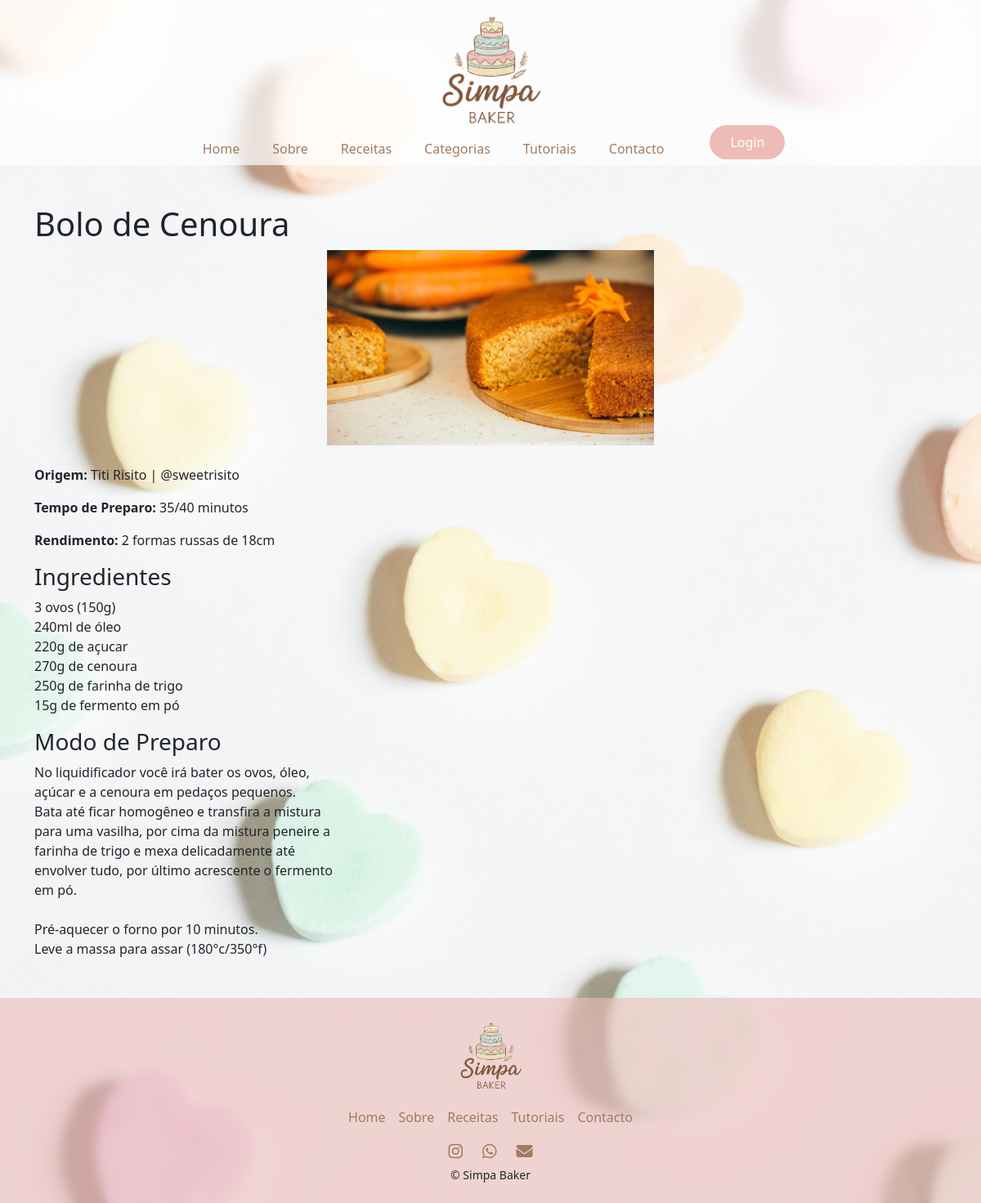
Screenshot of /Pages/ver-receita.php?id=1 with the database file from the repository.
### tables this page shows
CREATE TABLE `receitas` (
  `id` int NOT NULL AUTO_INCREMENT,
  `titulo` varchar(255) NOT NULL,
  `ingredientes` text NOT NULL,
  `modo_preparo` text NOT NULL,
  `tempo_preparo` varchar(50) DEFAULT NULL,
  `rendimento` varchar(50) DEFAULT NULL,
  `origem` varchar(255) DEFAULT NULL,
  `categoria_id` int DEFAULT NULL,
  `utilizador_id` int DEFAULT NULL,
  `imagem` varchar(255) DEFAULT NULL,
  PRIMARY KEY (`id`),
  KEY `categoria_id` (`categoria_id`),
  KEY `fk_receitas_utilizador` (`utilizador_id`),
  CONSTRAINT `fk_receitas_utilizador` FOREIGN KEY (`utilizador_id`) REFERENCES `utilizadores` (`id`),
  CONSTRAINT `receitas_ibfk_1` FOREIGN KEY (`categoria_id`) REFERENCES `categoria` (`id`)
);

### Pages/ver-receita.php (the view)
<?php
require '../Config/database.php';
$id = $_GET['id'];
$sql = "SELECT * FROM receitas WHERE id = :id";
$stmt = $pdo->prepare($sql);
$stmt->execute([
    'id' => $id
]);
$receita = $stmt->fetch(PDO::FETCH_ASSOC);
?>
<?php include 'content/head.php';?>
<?php include 'content/header.php';?>
<?php include 'content/nav.php';?>
<main>
    <div class="container my-5">
        <h1><?= htmlspecialchars($receita['titulo']) ?></h1>
        <div class="text-center">
            <img src="/TP2_PHP_jessicaAmorim/Assets/Imagens/Receitas/<?= htmlspecialchars($receita['imagem']) ?>"
            class="img-fluid mb-4" alt="<?= htmlspecialchars($receita['titulo']) ?>" style="max-width: 400px;">
        </div>
        <p>
            <strong>Origem:</strong>
            <?= htmlspecialchars($receita['origem']) ?>
        </p>
        <p>
            <strong>Tempo de Preparo:</strong>
            <?= htmlspecialchars($receita['tempo_preparo']) ?>
        </p>
        <p>
            <strong>Rendimento:</strong>
            <?= htmlspecialchars($receita['rendimento']) ?>
        </p>
        <h3>Ingredientes</h3>
        <p>
            <?= nl2br(htmlspecialchars($receita['ingredientes'])) ?>
        </p>
        <h3>Modo de Preparo</h3>
        <p>
            <?= nl2br(htmlspecialchars($receita['modo_preparo'])) ?>
        </p>
    </div>
</main>
<?php include 'content/footer.php'; ?>

### Assets/CSS/style.css (style rules this page uses)
:root { --rosa: rgb(237, 188, 183); --verde: #c5dfd6; --creme: #f5efe0; --marrom: #9f7c60; }
html { overflow-y: scroll; }
body { background-image: url("../Imagens/background/fundo_coracoes.jpg"); background-size: cover; background-position: center; background-repeat: no-repeat; background-attachment: fixed; overflow-y: scroll; }

### rows the page displays
receitas: titulo "Bolo de Cenoura", imagem (picture), origem "Titi Risito | @sweetrisito", tempo_preparo "35/40 minutos", rendimento "2 formas russas de 18cm", ingredientes "3 ovos (150g) 240ml de óleo 220g de açucar 270g de cenoura 250g de farinha de trigo 15g de fermento em pó", modo_preparo "No liquidificador você irá bater os ovos, óleo, açúcar e a cenoura em pedaços pequenos. Bata até ficar homogêneo e transfira a mistura para uma vasilha, por cima da mistura peneire a farinha de trigo e mexa delicadamente até envolver tudo, por último acrescente o fermento em pó. Pré-aquecer o forno por 10 minutos. Leve a massa para assar (180°c/350°f)"
